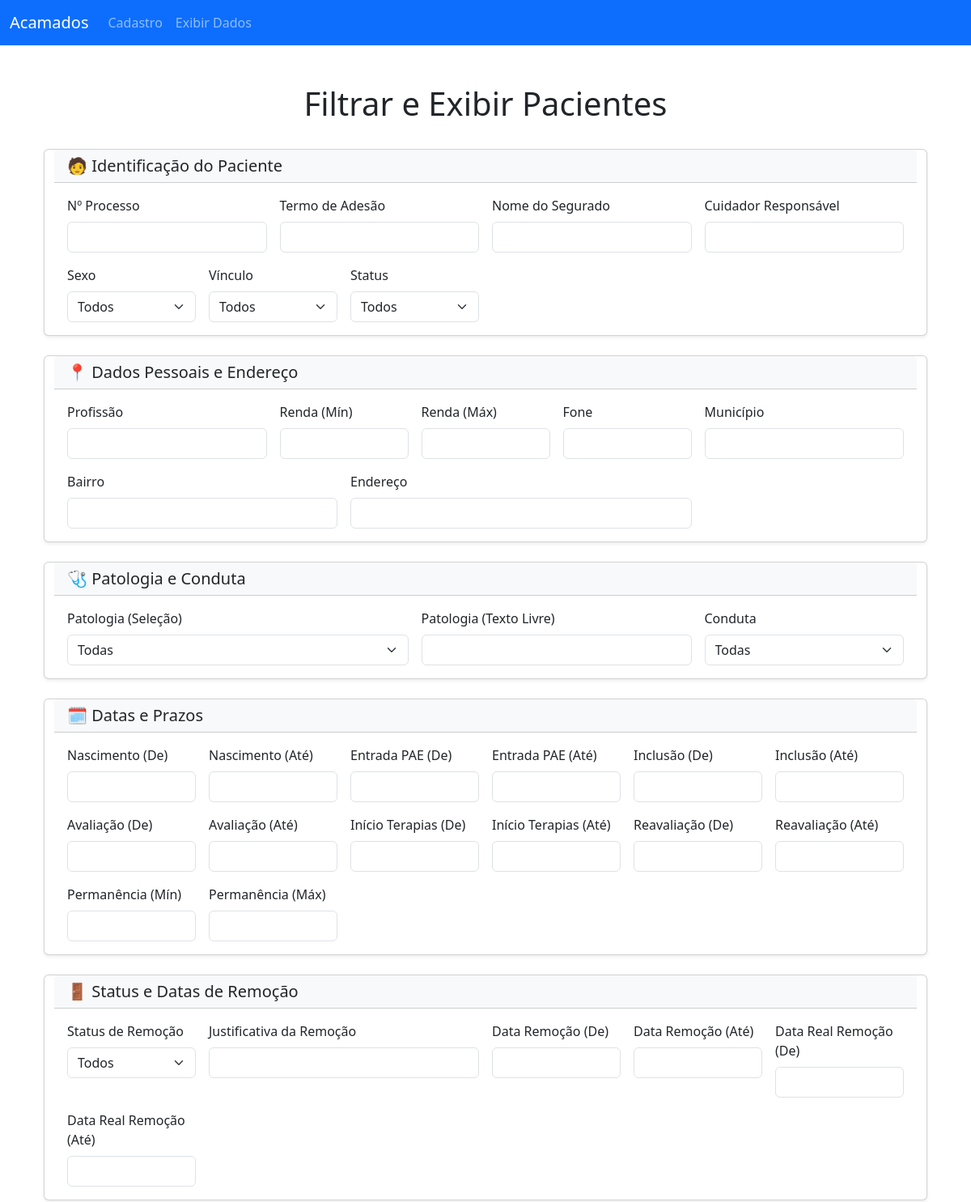
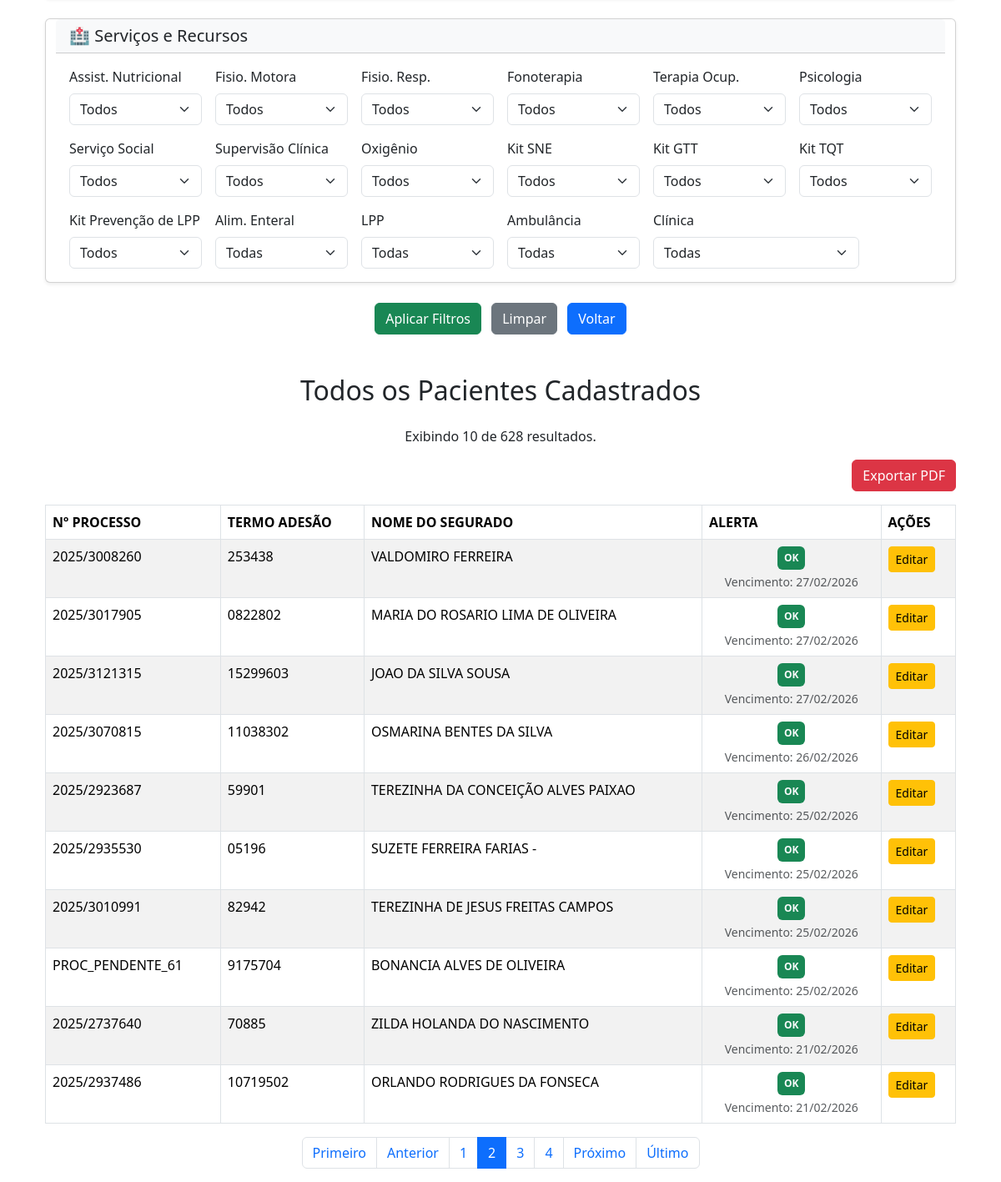
Page /acamados/pacientes/exibir_dados.php?pagina=2& on the committed database (2 pictures, top to bottom).
### tables this page shows
CREATE TABLE `pacientes` (
  `numero_processo` varchar(255) NOT NULL,
  `termo_adesao` varchar(255) NOT NULL,
  `nome_segurado` varchar(255) NOT NULL,
  `profissao_paciente` varchar(255) DEFAULT NULL,
  `renda_paciente` decimal(10,2) DEFAULT NULL,
  `status_paciente` varchar(50) NOT NULL COMMENT 'Ex: Regular, Irregular',
  `genero` char(1) NOT NULL COMMENT 'M ou F',
  `data_nascimento` date NOT NULL,
  `vinculo` varchar(50) NOT NULL COMMENT 'Ex: TIT, DEP, Contrato 123',
  `data_entrada_pae` date NOT NULL,
  `data_avaliacao` date DEFAULT NULL,
  `data_inclusao` date NOT NULL COMMENT 'Início da contagem do tempo de permanência',
  `tempo_permanencia` int(11) NOT NULL COMMENT 'Em meses: 3, 6, 12, etc.',
  `data_inicio_terapias` date DEFAULT NULL,
  `clinicas_credenciadas` varchar(255) DEFAULT NULL COMMENT 'Ex: Medclin, I-saúde',
  `data_reavaliacao` date DEFAULT NULL,
  `patologia_base` varchar(255) DEFAULT NULL,
  `conduta` varchar(50) DEFAULT NULL COMMENT 'Ex: Manutenção, Alta do Programa, Alta dos Serviços',
  `endereco` varchar(255) DEFAULT NULL,
  `bairro` varchar(255) DEFAULT NULL,
  `municipio` varchar(255) DEFAULT NULL,
  `fone` varchar(255) DEFAULT NULL,
  `ambulancia` varchar(50) DEFAULT NULL COMMENT 'Ex: U/E, C/E, Ambos (U/E e C/E)',
  `atendimento_nutricional` varchar(10) DEFAULT 'Não',
  `fisioterapia_motora` varchar(10) DEFAULT 'Não',
  `fisioterapia_respiratoria` varchar(10) DEFAULT 'Não',
  `fonoterapia` varchar(10) DEFAULT 'Não',
  `terapia_ocupacional` varchar(10) DEFAULT 'Não',
  `psicologia` varchar(10) DEFAULT 'Não',
  `servico_social` varchar(50) DEFAULT NULL COMMENT 'Ex: Avaliado, Não Avaliado',
  `supervisao_clinica` varchar(10) DEFAULT 'Não',
  `kit_sne` varchar(10) DEFAULT 'Não',
  `kit_lpp` varchar(10) DEFAULT NULL,
  `kit_gtt` varchar(10) DEFAULT 'Não',
  `kit_tqt` varchar(10) DEFAULT 'Não',
  `kit_prevencao` varchar(10) DEFAULT 'Não',
  `alimentacao_enteral` varchar(50) DEFAULT 'Não' COMMENT 'Ex: CONTÍNUA, CONTRATUAL, Não',
  `oxigenio` varchar(10) DEFAULT 'Não',
  `cuidador_responsavel` varchar(255) NOT NULL,
  `data_cadastro` timestamp NOT NULL DEFAULT current_timestamp() COMMENT 'Campo não exibido no sistema',
  `data_remocao` datetime DEFAULT NULL,
  `justificativa_remocao` text DEFAULT NULL,
  `data_real_remocao` datetime DEFAULT NULL COMMENT 'Timestamp real de quando a data de remoção foi definida pela primeira vez'
);

### acamados/pacientes/filtros.php (called while the page is built, shortened)
<?php
function build_sql_conditions($conn, $get_params) {
    $sql_conditions = [];
    $text_fields = [
        'numero_processo', 'termo_adesao', 'nome_segurado', 'profissao_paciente',
        'endereco', 'bairro', 'municipio', 'fone', 'cuidador_responsavel',
        'clinicas_credenciadas', 'ambulancia', 'conduta', 'patologia_base',
        'justificativa_remocao'
    ];
    $exact_fields = [
        'genero', 'status_paciente', 'vinculo', 'tempo_permanencia', 'atendimento_nutricional',
        'fisioterapia_motora', 'fisioterapia_respiratoria', 'fonoterapia',
        'terapia_ocupacional', 'psicologia', 'servico_social', 'supervisao_clinica',
        'kit_sne', 'kit_lpp', 'kit_gtt', 'kit_tqt', 'kit_prevencao', 'alimentacao_enteral',
        'oxigenio'
    ];
    $date_filters = [
        'data_nascimento_inicio' => 'p.data_nascimento >=',
        'data_nascimento_fim' => 'p.data_nascimento <=',
        'data_entrada_pae_inicio' => 'p.data_entrada_pae >=',
        'data_entrada_pae_fim' => 'p.data_entrada_pae <=',
        'data_avaliacao_inicio' => 'p.data_avaliacao >=',
        'data_avaliacao_fim' => 'p.data_avaliacao <=',
        'data_inclusao_inicio' => 'p.data_inclusao >=',
        'data_inclusao_fim' => 'p.data_inclusao <=',
        'data_inicio_terapias_inicio' => 'p.data_inicio_terapias >=',
        'data_inicio_terapias_fim' => 'p.data_inicio_terapias <=',
        'data_reavaliacao_inicio' => 'p.data_reavaliacao >=',
        'data_reavaliacao_fim' => 'p.data_reavaliacao <=',
        'data_remocao_inicio' => 'p.data_remocao >=',
        'data_remocao_fim' => 'p.data_remocao <=',
        'data_real_remocao_inicio' => 'p.data_real_remocao >=',
        'data_real_remocao_fim' => 'p.data_real_remocao <=',
    ];
    return $sql_conditions;
}

### acamados/pacientes/_tabela_resultados.php (the view, shortened to what this page needs)
<?php
function get_vencimento_status($data_inclusao, $tempo_permanencia) {
    $data_inclusao_obj = DateTime::createFromFormat('Y-m-d', $data_inclusao);
    try {
        $data_vencimento = clone $data_inclusao_obj;
        $data_vencimento->modify("+$tempo_permanencia months");
        $data_atual = new DateTime();
        $data_alerta_limite = clone $data_vencimento;
        $data_alerta_limite->modify("-1 month");
        return ['status' => 'OK', 'class' => 'bg-success', 'message' => 'Vencimento: ' . $data_vencimento->format('d/m/Y')];
    } catch (Exception $e) {
        return ['status' => 'Erro', 'class' => 'bg-dark', 'message' => 'Erro de cálculo'];
    }
}
?>
<?php if ($total_resultados > 0): ?>
    <div class="text-center mb-3">
        Exibindo <?php echo count($pacientes); ?> de <?php echo $total_resultados; ?> resultados.
    </div>
    <div class="d-flex justify-content-end mb-3">
        <a href="exportar_pdf.php?<?php echo $filtro_query; ?>" class="btn btn-danger" target="_blank">
            Exportar PDF
        </a>
    </div>
    <div class="table-responsive" id="tabela">
        <table class="table table-striped table-hover table-bordered">
            <thead>
                <tr>
                    <th>Nº PROCESSO</th>
                    <th>TERMO ADESÃO</th>
                    <th>NOME DO SEGURADO</th>
                    <th>ALERTA</th>
                    <th>AÇÕES</th>
                </tr>
            </thead>
            <tbody>
                <?php foreach ($pacientes as $paciente): ?>
                    <?php
                    $alerta_status = '';
                    $alerta_class = '';
                    $alerta_message = '';
                    $linha_estilo = '';
                    if (!empty($paciente['data_remocao'])) {
                        $alerta_status = 'Excluído';
                        $alerta_class = 'bg-danger';
                        $alerta_message = 'Removido em ' . date('d/m/Y', strtotime($paciente['data_remocao']));
                        $linha_estilo = 'style="opacity: 0.6;"';
                    }
                    else {
                        $vencimento = get_vencimento_status($paciente['data_inclusao'], $paciente['tempo_permanencia']);
                        $alerta_status = $vencimento['status'];
                        $alerta_class = $vencimento['class'];
                        $alerta_message = $vencimento['message'];
                    }
                    ?>
                    <tr <?php echo $linha_estilo; ?>>
                        <td><?php echo htmlspecialchars($paciente['numero_processo']); ?></td>
                        <td><?php echo htmlspecialchars($paciente['termo_adesao']); ?></td>
                        <td><?php echo htmlspecialchars($paciente['nome_segurado']); ?></td>
                        <td class="text-center">
                            <span class="badge <?php echo $alerta_class; ?> text-light p-2">
                                <?php echo $alerta_status; ?>
                            </span>
                            <small class="d-block text-muted mt-1"><?php echo $alerta_message; ?></small>
                        </td>
                        <td>
                            <a href="../editar_paciente/editar_paciente.php?numero_processo=<?php echo urlencode($paciente['numero_processo']); ?>&termo_adesao=<?php echo urlencode($paciente['termo_adesao']); ?>" class="btn btn-sm btn-warning">Editar</a>
                        </td>
                    </tr>
                <?php endforeach; ?>
            </tbody>
        </table>
    </div>
    <?php if ($total_paginas > 1): ?>
        <nav aria-label="Navegação da página">
            <ul class="pagination justify-content-center">
                <li class="page-item <?php if ($pagina_atual <= 1) echo 'disabled'; ?>">
                    <a class="page-link" href="?pagina=1&<?php echo $filtro_query; ?>">Primeiro</a>
                </li>
                <li class="page-item <?php if ($pagina_atual <= 1) echo 'disabled'; ?>">
                    <a class="page-link" href="?pagina=<?php echo $pagina_atual - 1; ?>&<?php echo $filtro_query; ?>">Anterior</a>
                </li>
                <?php for ($i = max(1, $pagina_atual - 2); $i <= min($pagina_atual + 2, $total_paginas); $i++): ?>
                    <li class="page-item <?php if ($pagina_atual == $i) echo 'active'; ?>">
                        <a class="page-link" href="?pagina=<?php echo $i; ?>&<?php echo $filtro_query; ?>"><?php echo $i; ?></a>
                    </li>
                <?php endfor; ?>
                <li class="page-item <?php if ($pagina_atual >= $total_paginas) echo 'disabled'; ?>">
                    <a class="page-link" href="?pagina=<?php echo $pagina_atual + 1; ?>&<?php echo $filtro_query; ?>">Próximo</a>
                </li>
                <li class="page-item <?php if ($pagina_atual >= $total_paginas) echo 'disabled'; ?>">
                    <a class="page-link" href="?pagina=<?php echo $total_paginas; ?>&<?php echo $filtro_query; ?>">Último</a>
                </li>
            </ul>
        </nav>
    <?php endif; ?>
<?php else: ?>
    <div class="alert alert-info text-center" role="alert">
        Nenhum paciente encontrado com os filtros aplicados.
    </div>
<?php endif; ?>

### rows in the picture
pacientes: numero_processo "2025/3008260", termo_adesao "253438", nome_segurado "VALDOMIRO FERREIRA", alerta_status "OK", alerta_message "Vencimento: 27/02/2026"
pacientes: numero_processo "2025/3017905", termo_adesao "0822802", nome_segurado "MARIA DO ROSARIO LIMA DE OLIVEIRA", alerta_status "OK", alerta_message "Vencimento: 27/02/2026"
pacientes: numero_processo "2025/3121315", termo_adesao "15299603", nome_segurado "JOAO DA SILVA SOUSA", alerta_status "OK", alerta_message "Vencimento: 27/02/2026"
pacientes: numero_processo "2025/3070815", termo_adesao "11038302", nome_segurado "OSMARINA BENTES DA SILVA", alerta_status "OK", alerta_message "Vencimento: 26/02/2026"
pacientes: numero_processo "2025/2923687", termo_adesao "59901", nome_segurado "TEREZINHA DA CONCEIÇÃO ALVES PAIXAO", alerta_status "OK", alerta_message "Vencimento: 25/02/2026"
pacientes: numero_processo "2025/2935530", termo_adesao "05196", nome_segurado "SUZETE FERREIRA FARIAS -", alerta_status "OK", alerta_message "Vencimento: 25/02/2026"
pacientes: numero_processo "2025/3010991", termo_adesao "82942", nome_segurado "TEREZINHA DE JESUS FREITAS CAMPOS", alerta_status "OK", alerta_message "Vencimento: 25/02/2026"
pacientes: numero_processo "PROC_PENDENTE_61", termo_adesao "9175704", nome_segurado "BONANCIA ALVES DE OLIVEIRA", alerta_status "OK", alerta_message "Vencimento: 25/02/2026"
pacientes: numero_processo "2025/2737640", termo_adesao "70885", nome_segurado "ZILDA HOLANDA DO NASCIMENTO", alerta_status "OK", alerta_message "Vencimento: 21/02/2026"
pacientes: numero_processo "2025/2937486", termo_adesao "10719502", nome_segurado "ORLANDO RODRIGUES DA FONSECA", alerta_status "OK", alerta_message "Vencimento: 21/02/2026"

### other values in the picture
$label "Assist. Nutricional"
$label "Fisio. Motora"
$label "Fisio. Resp."
$label "Fonoterapia"
$label "Terapia Ocup."
$label "Psicologia"
$label "Serviço Social"
$label "Supervisão Clínica"
$label "Oxigênio"
$label "Kit SNE"
$label "Kit GTT"
$label "Kit TQT"
$label "Kit Prevenção de LPP"
$filtro_titulo "Todos os Pacientes Cadastrados"
count($pacientes) "10"
